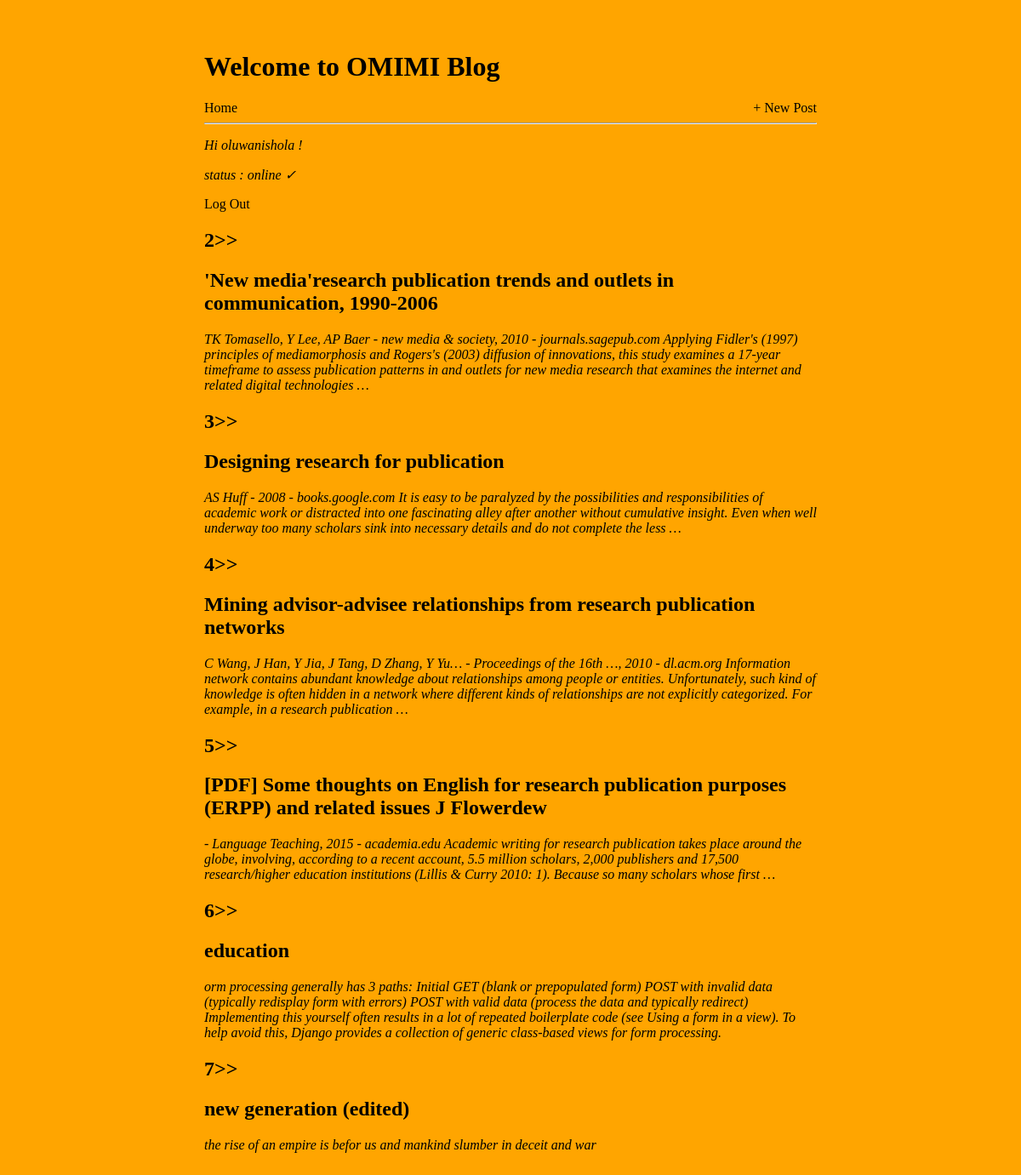
The app's page / (signed in) with its own data.
### blog_app/models.py (models this page shows, shortened)
class Post(models.Model):
    title = models.CharField(max_length=200)
    author = models.ForeignKey('auth.User', on_delete=models.CASCADE)
    body = models.TextField()

### blog_app/views.py (the view)
# urls.py: path('', BlogAppView.as_view(), name='home'),
class BlogAppView(ListView):
    model = Post
    template_name = 'home.html'
    context_object_name = 'posts_in_blog'

### templates/home.html
{% extends 'base.html' %}
{% block content %}
    {% for post in posts_in_blog %}
        <div>
            <h2>{{ post.pk }}>></h2>
            <h2><a href="{% url 'post_details' post.pk %}">{{ post.title }}</a></h2>
            <p>{{ post.body }}</p>
        </div>
    {% endfor %}
{% endblock content %}

### templates/base.html (shortened to what this page needs)
{% load static %}
<!DOCTYPE html>
<html lang="en">
<head>
    <link rel="stylesheet" href="{%  static 'css/basic.css' %}">
</head>
<body>
<h1>Welcome to OMIMI Blog</h1>
<header class="nav-bar">
    <a  href="{% url 'home' %}"> Home</a>
    <a  href="{% url 'new_post' %}"> + New Post </a>
</header>
<hr>
{% if user.is_authenticated %}
    <p>Hi {{ user.username }} !</p>
    <p>status : online &checkmark; </p>
    <a href="{% url 'logout'  %}">Log Out</a>
{% else %}
    <p>sorry !  you are not logged in OR you may want to creat a new account  </p>
     <a href="{% url 'login'  %}">Log In </a> ||
    <a href="{% url 'sign_up'  %}">Sign Up </a>
{% endif %}
    <div>
    {% block content %}
    {% endblock content %}
    </div>
</body>
</html>

### static/css/basic.css (style rules this page uses)
body { background: orange; margin:5% 20%; text-decoration: none; }
a { text-decoration: none; color: black; }
p { font-style: italic; }
.nav-bar { display: flex; justify-items: center; justify-content: space-between; }

### records on screen
Post: pk "2", title "'New media'research publication trends and outlets in communication, 1990-2006", body "TK Tomasello, Y Lee, AP Baer - new media & society, 2010 - journals.sagepub.com Applying Fidler's (1997) principles of mediamorphosis and Rogers's (2003) diffusion of innovations, this study examines a 17-year timeframe to assess publication patterns in and outlets for new media research that examines the internet and related digital technologies …"
Post: pk "3", title "Designing research for publication", body "AS Huff - 2008 - books.google.com It is easy to be paralyzed by the possibilities and responsibilities of academic work or distracted into one fascinating alley after another without cumulative insight. Even when well underway too many scholars sink into necessary details and do not complete the less …"
Post: pk "4", title "Mining advisor-advisee relationships from research publication networks", body "C Wang, J Han, Y Jia, J Tang, D Zhang, Y Yu… - Proceedings of the 16th …, 2010 - dl.acm.org Information network contains abundant knowledge about relationships among people or entities. Unfortunately, such kind of knowledge is often hidden in a network where different kinds of relationships are not explicitly categorized. For example, in a research publication …"
Post: pk "5", title "[PDF] Some thoughts on English for research publication purposes (ERPP) and related issues J Flowerdew", body "- Language Teaching, 2015 - academia.edu Academic writing for research publication takes place around the globe, involving, according to a recent account, 5.5 million scholars, 2,000 publishers and 17,500 research/higher education institutions (Lillis & Curry 2010: 1). Because so many scholars whose first …"
Post: pk "6", title "education", body "orm processing generally has 3 paths: Initial GET (blank or prepopulated form) POST with invalid data (typically redisplay form with errors) POST with valid data (process the data and typically redirect) Implementing this yourself often results in a lot of repeated boilerplate code (see Using a form in a view). To help avoid this, Django provides a collection of generic class-based views for form processing."
Post: pk "7", title "new generation (edited)", body "the rise of an empire is befor us and mankind slumber in deceit and war"

### other values on screen
{{ user.username }} "oluwanishola"
